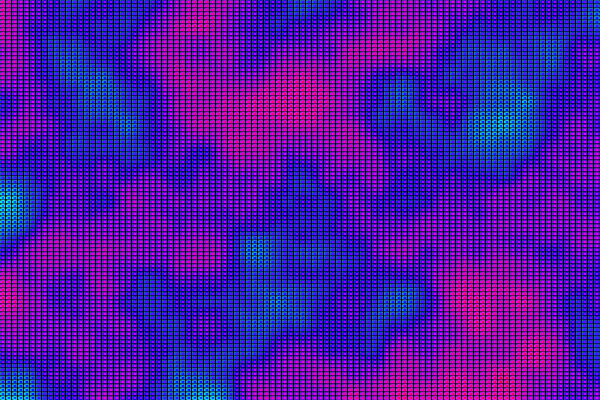
Frame 1 (no input)
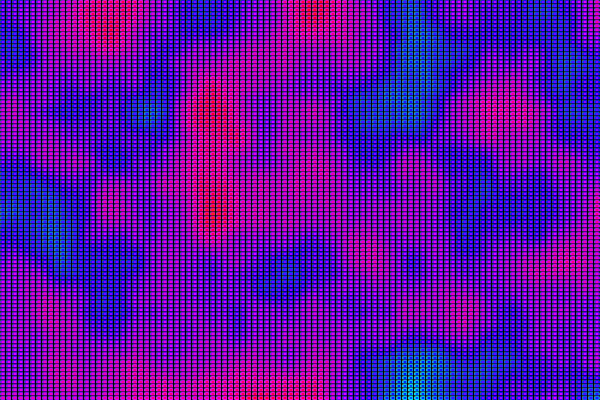
Frame 60 (no input)
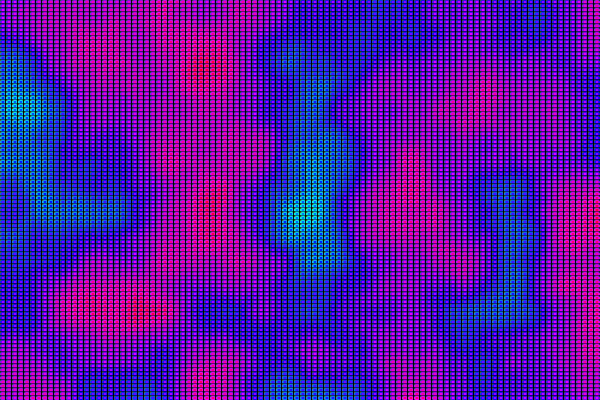
Frame 120 (the mouse pressed at the canvas centre since frame 60)

The p5.js sketch that drew these frames (run headless with seeded random() and noise() and a simulated clock; from frame 60 on, the mouse is pressed at the canvas centre):

// p5.js sketch
// ── sketch.js
let numCellsWidth = 100;
let numCellsHeight = 100;
let cellWidth;
let cellHeight;
let globalOffsetX = 0; 
let globalOffsetY = 0;
function setup() {
  createCanvas(600, 400);
  colorMode(HSB);


  cellWidth = width / numCellsWidth;
  cellHeight = height / numCellsHeight;
}

function draw() {
  background(0, 0, 100);
  drawGrid()
  globalOffsetX += 0.1;
  globalOffsetY += 0.1;
}

function drawGrid() {
  for (let xIndex = 0; xIndex < numCellsWidth; xIndex++) {
    for (let yIndex = 0; yIndex < numCellsHeight; yIndex++) {
      let x = cellWidth * xIndex;
      let y = cellHeight * yIndex;
      
      push();

      translate(x, y);

      let hue = map(noise(x*0.01 + globalOffsetX , y*0.01 + globalOffsetY), 0, 1, 0, 200);
      fill(hue, 150, 200);
      rect(0, 0, cellWidth, cellHeight);
      let colorOffset = 20;

      hue = (hue + 180 - colorOffset) % 360;
      fill(hue, 150, 200);
      noStroke();
      ellipse(cellWidth/2, cellHeight/2, cellWidth, cellHeight);

      hue = (hue + colorOffset * 2) % 360;
      fill(hue, 150, 200);
      ellipse(cellWidth/2, cellHeight/2, cellWidth/2, cellHeight/2);

      pop();
    }
  }
}
